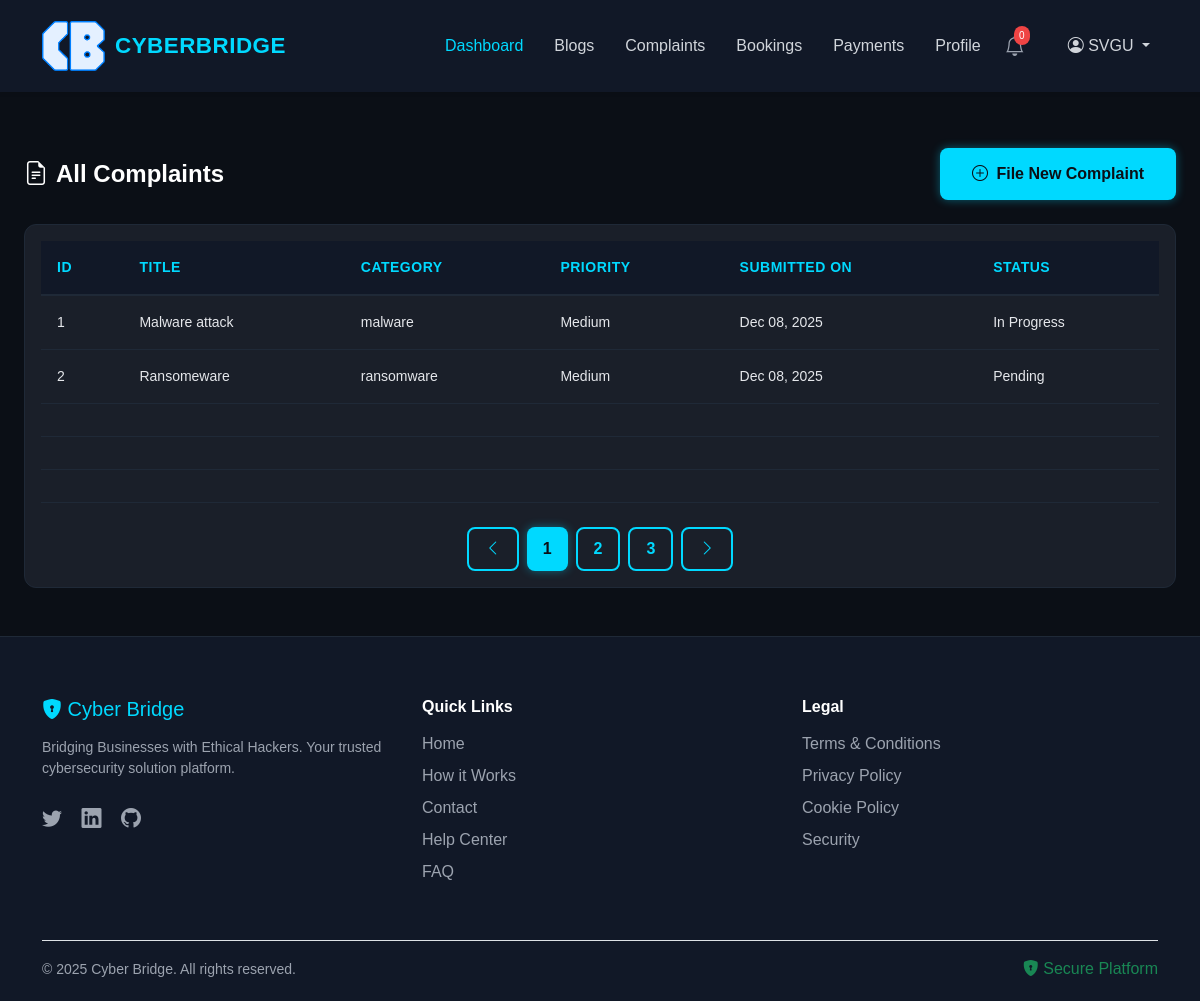
Before: /business_complaint_list (signed in) with the older database file.
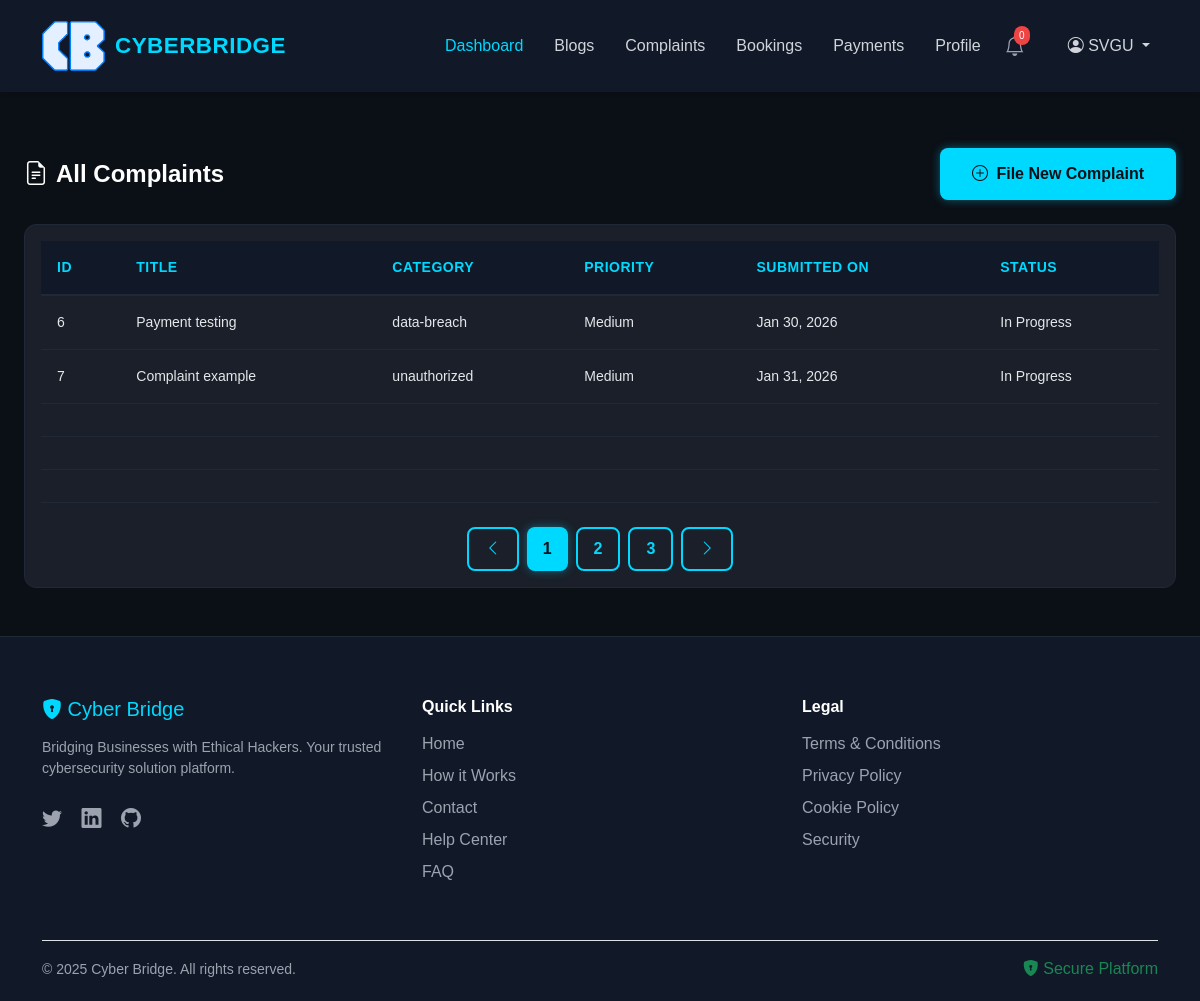
After: the same page with the newer database file.
### app1/models.py (models this page shows, shortened)
class Complaints(models.Model):
    business = models.ForeignKey(Business_Profile, on_delete=models.CASCADE)
    title = models.CharField(max_length=200,blank=True, null=True)
    category = models.CharField(max_length=50,blank=True, null=True)
    description = models.TextField(blank=True, null=True)
    service_type = models.CharField(max_length=20, choices=[
        ("REPORT", "Report Only"),
        ("GUIDE", "Report + Guide"),
        ("COMPLETE", "Complete Solution"),
    ],blank=True, null=True)
    date_of_occurrence = models.DateField(blank=True, null=True)
    additional_notes = models.TextField(blank=True, null=True)
    date_submitted = models.DateTimeField(default=timezone.now)
    status = models.CharField(max_length=50, default="Pending",blank=True, null=True)
    assigned_hacker = models.ForeignKey('Hacker_Profile', on_delete=models.SET_NULL, null=True, blank=True)
    priority = models.CharField(max_length=20, default="Medium")
    payment = models.OneToOneField(
        Payments,
        on_delete=models.SET_NULL,
        null=True,
        blank=True
    )

### app1/views.py (the view)
# urls.py: path("business_complaint_list",views.business_complaint_list,name="business_complaint_list"),
@role_required("business","dashboard")
@login_required
def business_complaint_list(request):
    business_profile = get_object_or_404(Business_Profile, user=request.user)
    complaints = Complaints.objects.filter(business=business_profile).order_by("id")
    total = len(complaints)
    empty_rows = range(5 - total) if total < 5 else []
    return render(request, "business-complaints-list.html", {
        "complaints": complaints,
        "empty_rows": empty_rows,
    })

### templates/business-complaints-list.html (shortened to what this page needs)
{% extends "base_user.html" %}
{% block content %}
    <main class="container-fluid my-5 px-4" style="padding-top: 100px !important;">
        <div class="d-flex justify-content-between align-items-center mb-4">
            <h2 class="section-title" style="margin: 0;">
                <i class="bi bi-file-earmark-text me-2"></i>All Complaints
            </h2>
            <a href="submit-complaint.html" class="button-primary" style="text-decoration: none;">
                <i class="bi bi-plus-circle me-1"></i> File New Complaint
            </a>
        </div>
        <div class="card-dark p-3">
            <div class="table-responsive">
                <table class="table-dark">
                    <thead>
                        <tr class="table-header">
                            <th class="table-header-cell">ID</th>
                            <th class="table-header-cell">Title</th>
                            <th class="table-header-cell">Category</th>
                            <th class="table-header-cell">Priority</th>
                            <th class="table-header-cell">Submitted on</th>
                            <th class="table-header-cell">Status</th>
                        </tr>
                    </thead>
                    <tbody>
                    {% for complaint in complaints %}
                    <tr class="table-row">
                        <td class="table-cell">{{ complaint.id }}</td>
                        <td class="table-cell">{{ complaint.title }}</td>
                        <td class="table-cell">{{ complaint.category }}</td>
                        <td class="table-cell">{{ complaint.priority }}</td>
                        <td class="table-cell">{{ complaint.date_submitted|date:"M d, Y" }}</td>
                        <td class="table-cell">{{ complaint.status }}</td>
                    </tr>
                    {% endfor %}
                    {% for _ in empty_rows %}
                    <tr class="table-row">
                        <td class="table-cell"></td>
                        <td class="table-cell"></td>
                        <td class="table-cell"></td>
                        <td class="table-cell"></td>
                        <td class="table-cell"></td>
                        <td class="table-cell"></td>
                    </tr>
                    {% endfor %}
                </tbody>
                </table>
            </div>
            <div style="display: flex; justify-content: center; margin-top: 24px; gap: 8px;">
                <button class="button-secondary" style="padding: 8px 16px;" disabled>
                    <i class="bi bi-chevron-left"></i>
                </button>
                <button class="button-primary" style="padding: 8px 16px;">1</button>
                <button class="button-secondary" style="padding: 8px 16px;">2</button>
                <button class="button-secondary" style="padding: 8px 16px;">3</button>
                <button class="button-secondary" style="padding: 8px 16px;">
                    <i class="bi bi-chevron-right"></i>
                </button>
            </div>
        </div>
    </main>
    {% endblock content %}

Changed rows visible on the page:
removed Complaints: id "1", title "Malware attack", category "malware", priority "Medium", date_submitted "Dec 08, 2025", status "In Progress"
removed Complaints: id "2", title "Ransomeware", category "ransomware", priority "Medium", date_submitted "Dec 08, 2025", status "Pending"
added Complaints: id "6", title "Payment testing", category "data-breach", priority "Medium", date_submitted "Jan 30, 2026", status "In Progress"
added Complaints: id "7", title "Complaint example", category "unauthorized", priority "Medium", date_submitted "Jan 31, 2026", status "In Progress"
